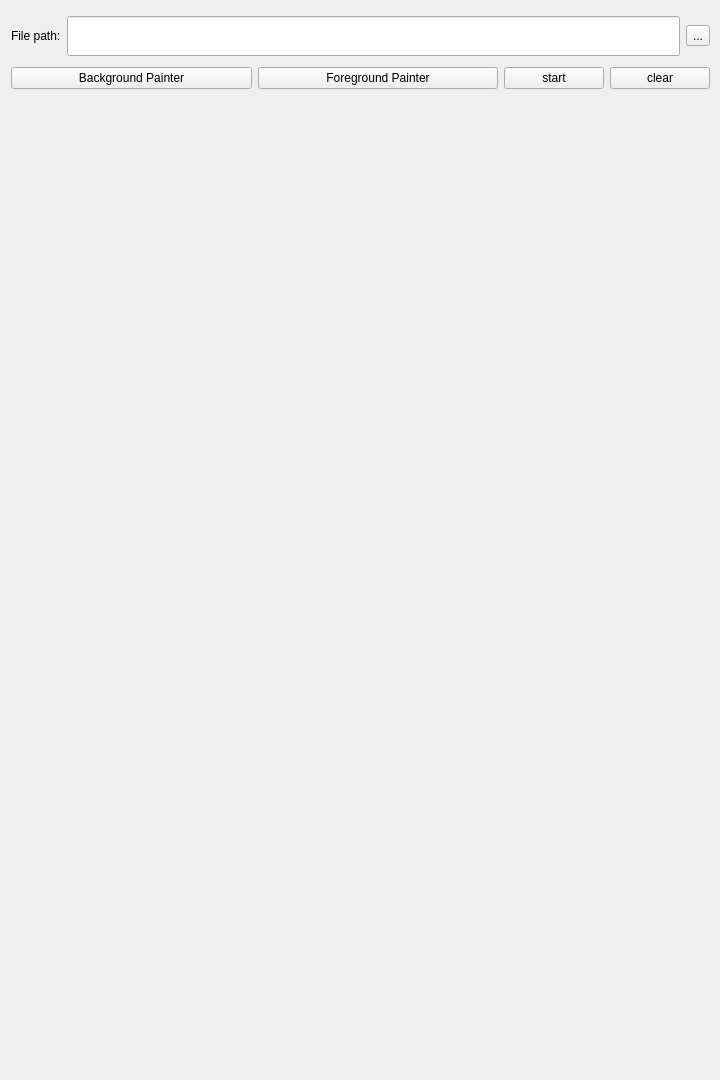
<?xml version="1.0" encoding="UTF-8"?>
<ui version="4.0">
 <class>MainWindow</class>
 <widget class="QMainWindow" name="MainWindow">
  <property name="geometry">
   <rect>
    <x>0</x>
    <y>0</y>
    <width>720</width>
    <height>1080</height>
   </rect>
  </property>
  <property name="windowTitle">
   <string>MainWindow</string>
  </property>
  <widget class="QWidget" name="centralWidget">
   <property name="minimumSize">
    <size>
     <width>720</width>
     <height>1080</height>
    </size>
   </property>
   <property name="maximumSize">
    <size>
     <width>720</width>
     <height>1080</height>
    </size>
   </property>
   <widget class="QWidget" name="verticalLayoutWidget">
    <property name="geometry">
     <rect>
      <x>0</x>
      <y>0</y>
      <width>721</width>
      <height>1081</height>
     </rect>
    </property>
    <layout class="QVBoxLayout" name="verticalLayout">
     <item>
      <layout class="QHBoxLayout" name="horizontalLayout_2">
       <property name="bottomMargin">
        <number>0</number>
       </property>
       <item>
        <widget class="QLabel" name="label_2">
         <property name="minimumSize">
          <size>
           <width>0</width>
           <height>50</height>
          </size>
         </property>
         <property name="maximumSize">
          <size>
           <width>80</width>
           <height>16777215</height>
          </size>
         </property>
         <property name="font">
          <font>
           <pointsize>9</pointsize>
          </font>
         </property>
         <property name="text">
          <string>File path:</string>
         </property>
        </widget>
       </item>
       <item>
        <widget class="QLineEdit" name="fileEdit">
         <property name="minimumSize">
          <size>
           <width>0</width>
           <height>40</height>
          </size>
         </property>
        </widget>
       </item>
       <item>
        <widget class="QToolButton" name="fileToolButton">
         <property name="text">
          <string>...</string>
         </property>
        </widget>
       </item>
      </layout>
     </item>
     <item>
      <layout class="QHBoxLayout" name="horizontalLayout_4">
       <property name="sizeConstraint">
        <enum>QLayout::SetMinimumSize</enum>
       </property>
       <item>
        <widget class="QPushButton" name="backPainter">
         <property name="text">
          <string>Background Painter</string>
         </property>
        </widget>
       </item>
       <item>
        <widget class="QPushButton" name="forePainter">
         <property name="text">
          <string>Foreground Painter</string>
         </property>
        </widget>
       </item>
       <item>
        <widget class="QPushButton" name="startButton">
         <property name="maximumSize">
          <size>
           <width>100</width>
           <height>16777215</height>
          </size>
         </property>
         <property name="text">
          <string>start</string>
         </property>
        </widget>
       </item>
       <item>
        <widget class="QPushButton" name="clearButton">
         <property name="maximumSize">
          <size>
           <width>100</width>
           <height>16777215</height>
          </size>
         </property>
         <property name="text">
          <string>clear</string>
         </property>
        </widget>
       </item>
      </layout>
     </item>
     <item>
      <spacer name="verticalSpacer">
       <property name="orientation">
        <enum>Qt::Vertical</enum>
       </property>
       <property name="sizeHint" stdset="0">
        <size>
         <width>20</width>
         <height>40</height>
        </size>
       </property>
      </spacer>
     </item>
    </layout>
   </widget>
  </widget>
 </widget>
 <layoutdefault spacing="6" margin="11"/>
 <resources/>
 <connections/>
</ui>
